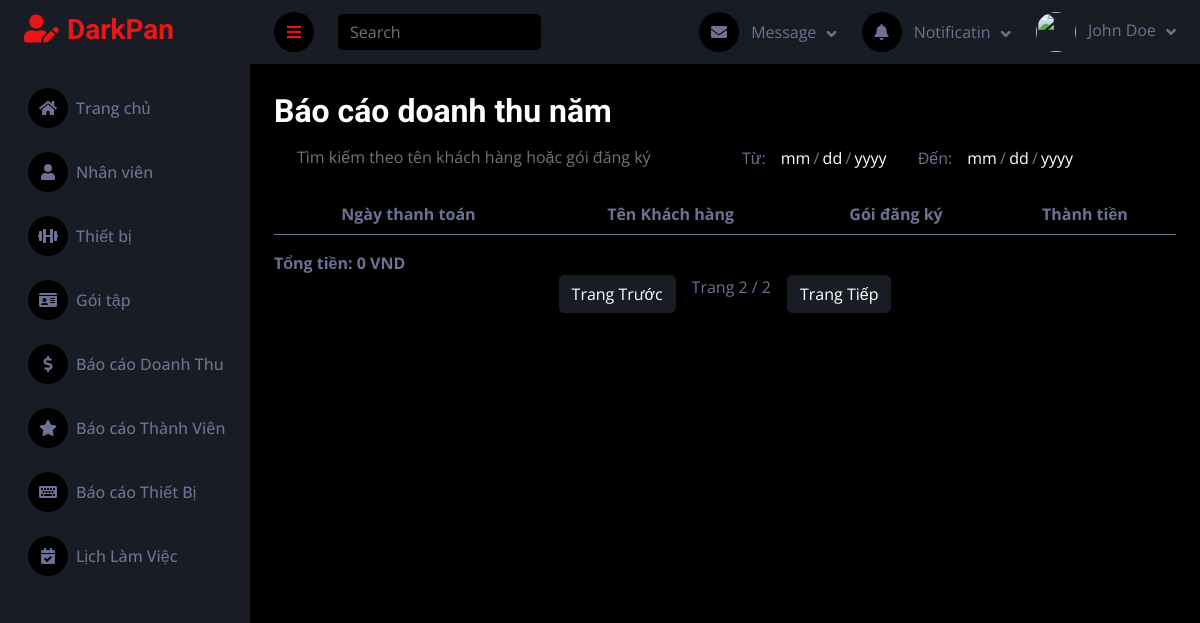
Page /public/Admin/baoCaoDoanhThu?page=2 on the earlier database version.
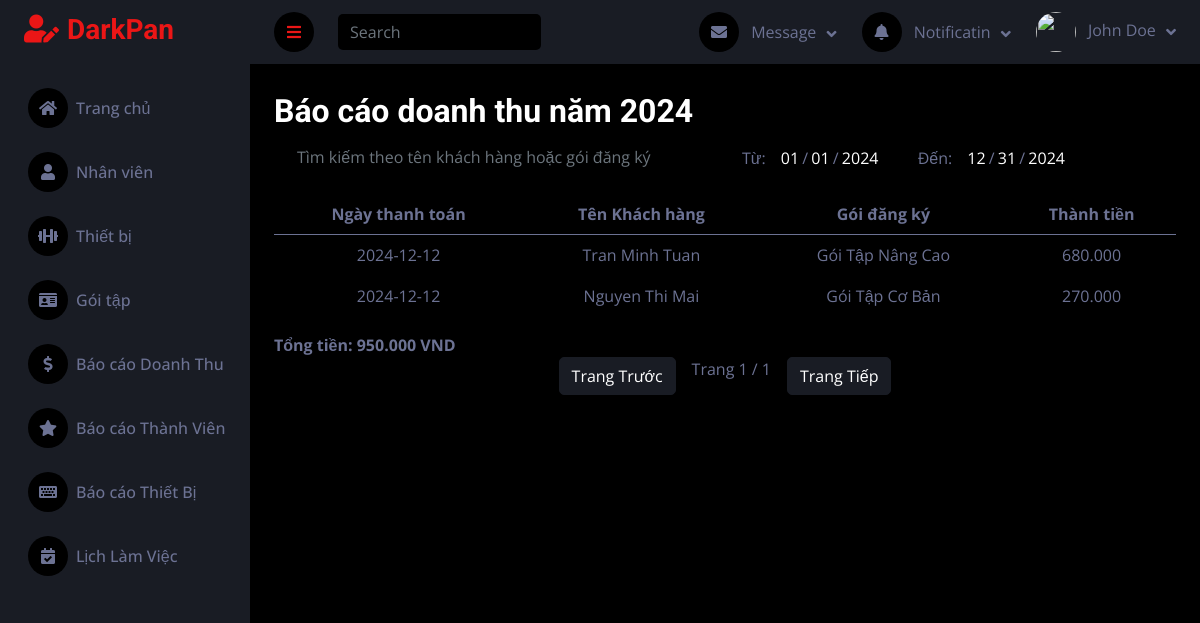
Same page on the later database version.
### tables this page shows
CREATE TABLE `hoadon` (
  `maHoaDon` int(11) NOT NULL,
  `idDangKy` int(11) NOT NULL,
  `ngayTao` date NOT NULL,
  `phuongThucThanhToan` enum('Tiền mặt','Thẻ tín dụng','Chuyển khoản') NOT NULL,
  `soTien` decimal(10,2) NOT NULL,
  `maKhuyenMai` int(11) DEFAULT NULL,
  `ngayThanhToan` date DEFAULT NULL,
  `trangThai` enum('Đã thanh toán','Chưa thanh toán') NOT NULL DEFAULT 'Chưa thanh toán'
);

CREATE TABLE `nguoidung` (
  `userID` int(10) NOT NULL,
  `hoTen` varchar(100) NOT NULL,
  `sdt` varchar(15) DEFAULT NULL,
  `ngaySinh` date DEFAULT NULL,
  `email` varchar(100) NOT NULL,
  `matKhau` varchar(255) NOT NULL,
  `vaiTro` enum('Admin','NVQuay','NVBaoTri','ThanhVien','NVHuongDanVien') NOT NULL,
  `hinhAnh` varchar(255) NOT NULL,
  `token` varchar(255) NOT NULL
);

CREATE TABLE `goitap` (
  `maGoiTap` int(11) NOT NULL,
  `tenGoiTap` varchar(255) NOT NULL,
  `thoiHan` int(11) NOT NULL,
  `gia` decimal(10,2) NOT NULL,
  `moTa` text DEFAULT NULL,
  `anhGoiTap` varchar(255) NOT NULL
);

### controllers/HomeController_Admin.php (called while the page is built, shortened)
<?php
require_once BASE_PATH . '/models/DoanhThuModel.php';
class HomeController_Admin {
public function baoCaoDoanhThu() {
    $baoCaoDoanhThuModel = new Revenue();
    $years = $baoCaoDoanhThuModel->getAvailableYears();
    $totalPages = count($years);
    $page = isset($_GET['page']) ? intval($_GET['page']) : 1;
    $page = max(1, min($page, $totalPages));
    $currentYear = $years[$page - 1]['year'];
    $doanhThu = $baoCaoDoanhThuModel->getRevenueDetailsByYear($currentYear);
    $data = [
        'doanhThu' => $doanhThu,
        'totalPages' => $totalPages,
        'currentPage' => $page,
        'currentYear' => $currentYear,
    ];
    $this->render('Admin/baoCaoDoanhThu/doanhThu_dash', $data);
}
    protected function render($view, $data = []) {
        extract($data);
        require_once BASE_PATH . "/views/$view.php";
    }
}
?>

### public/index.php (called while the page is built, shortened)
<?php
$router = new Router();
$router->handleRequest();
?>

### models/DoanhThuModel.php (called while the page is built, shortened)
<?php
require_once "../config/database.php";
class Revenue {
    private $conn;
    public function __construct() {
        $database = new Database();
        $this->conn = $database->connect();
    }
public function getAvailableYears() {
    $query = "SELECT DISTINCT YEAR(ngayThanhToan) AS year FROM hoadon ORDER BY year DESC";
    $result = $this->conn->query($query);
    return $result->fetch_all(MYSQLI_ASSOC);
}
    public function getRevenueDetailsByYear($year) {
        $query = "SELECT
                    h.ngayThanhToan,
                    n.hoTen AS tenKhachHang,
                    g.tenGoiTap,
                    -- g.gia AS donGia,
                    h.soTien AS tongTien
                FROM hoadon h
                INNER JOIN goidangky gd ON h.idDangKy = gd.idDangKy
                INNER JOIN nguoidung n ON gd.userID = n.userID
                INNER JOIN goitap g ON gd.maGoiTap = g.maGoiTap
                WHERE YEAR(h.ngayThanhToan) = ?
                ORDER BY h.ngayThanhToan DESC";
        $stmt = $this->conn->prepare($query);
        $stmt->bind_param("i", $year);
        $stmt->execute();
        $result = $stmt->get_result();
        return $result->fetch_all(MYSQLI_ASSOC);
    }
}
?>

### config/database.php (called while the page is built, shortened)
<?php
class Database {
    private $servername = "localhost:3306";
    private $username = "root";
    private $password = "";
    private $dbname = "gym";
    public function connect() {
        $this->conn = mysqli_connect($this->servername, $this->username, $this->password, $this->dbname);
        return $this->conn;
    }
}
?>

### views/Admin/baoCaoDoanhThu/doanhThu_dash.php (the view, shortened to what the changed rows need)
<!DOCTYPE html>
<html lang="en">
<head>
    <link href="https://cdnjs.cloudflare.com/ajax/libs/font-awesome/5.10.0/css/all.min.css" rel="stylesheet">
    <link href="https://cdn.jsdelivr.net/npm/bootstrap-icons@1.4.1/font/bootstrap-icons.css" rel="stylesheet">
    <link href="asset/lib/owlcarousel/assets/owl.carousel.min.css" rel="stylesheet">
    <link href="asset/lib/tempusdominus/css/tempusdominus-bootstrap-4.min.css" rel="stylesheet" />
    <link href="asset/css/bootstrap.min.css" rel="stylesheet">
    <link href="asset/css/style.css" rel="stylesheet">
</head>
<body>
    <?php require_once('../views/Admin/layout/header.php'); ?>
    <?php require_once('../views/Admin/layout/sidebar.php'); ?>
    <div class="container-fluid pt-4 px-4 my-1">
        <?php
            $startDate = $currentYear . "-01-01";
            $endDate = $currentYear . "-12-31";
        ?>
    <h2>Báo cáo doanh thu năm <?= $currentYear ?></h2>
<div class="mb-3" style="flex-grow: 1; max-width: 900px; padding-left: 10px;">
    <div class="row">
        <div class="col-md-6">
            <input type="text" id="searchInput" class="form-control" placeholder="Tìm kiếm theo tên khách hàng hoặc gói đăng ký">
        </div>
        <div class="col-md-6">
            <div class="input-group ">
                <table>
                    <tr>
                        <td>Từ:</td>
                        <td><input type="date" id="startDate" class="form-control" value="<?php echo $startDate; ?>"></td>
                        <td>Đến: </td>
                        <td><input type="date" id="endDate" class="form-control" value="<?php echo $endDate; ?>"></td>
                    </tr>
                </table>
            </div>
        </div>
    </div>
</div>
        <?php
$totalAmount = 0;
?>
<table class="table table-striped text-center">
    <thead>
        <tr>
            <th>Ngày thanh toán</th>
            <th>Tên Khách hàng</th>
            <th>Gói đăng ký</th>
            <th>Thành tiền</th>
        </tr>
    </thead>
    <tbody id="customerTable">
    <?php if (!empty($doanhThu)) : ?>
    <?php foreach ($doanhThu as $item) : ?>
        <tr>
            <td><?php echo $item['ngayThanhToan']; ?></td>
            <td><?php echo $item['tenKhachHang']; ?></td>
            <td><?php echo $item['tenGoiTap']; ?></td>
            <td><?php echo number_format($item['tongTien'], 0, '', '.'); ?></td>
        </tr>
        <?php $totalAmount += $item['tongTien']; ?>
    <?php endforeach; ?>
<?php endif; ?>
    </tbody>
</table>
<div class="text-right mt-3">
    <strong>Tổng tiền: <?php echo number_format($totalAmount, 0, '', '.'); ?> VND</strong>
</div>
        <div id="pagination" class="d-flex justify-content-center">
            <a href="/GYM-WEB/public/Admin/baoCaoDoanhThu?page=<?= max(1, $currentPage - 1) ?>" class="btn btn-secondary">Trang Trước</a>
            <span class="mx-3">Trang <?= $currentPage ?> / <?= $totalPages ?></span>
            <a href="/GYM-WEB/public/Admin/baoCaoDoanhThu?page=<?= min($totalPages, $currentPage + 1) ?>" class="btn btn-secondary">Trang Tiếp</a>
        </div>
    </div>
</body>
</html>

Differences in the rows shown:
added hoadon: ngayThanhToan "2024-12-12", nguoidung.hoTen "Tran Minh Tuan", goitap.tenGoiTap "Gói Tập Nâng Cao", soTien "680.000"
added hoadon: ngayThanhToan "2024-12-12", nguoidung.hoTen "Nguyen Thi Mai", goitap.tenGoiTap "Gói Tập Cơ Bản", soTien "270.000"
Other differences:
$currentYear: (not shown) → "2024"
form field value: (not shown) → "01/01/2024"
form field value: (not shown) → "12/31/2024"
$totalAmount: "0" → "950.000"
$currentPage: "2" → "1"
$totalPages: "2" → "1"
